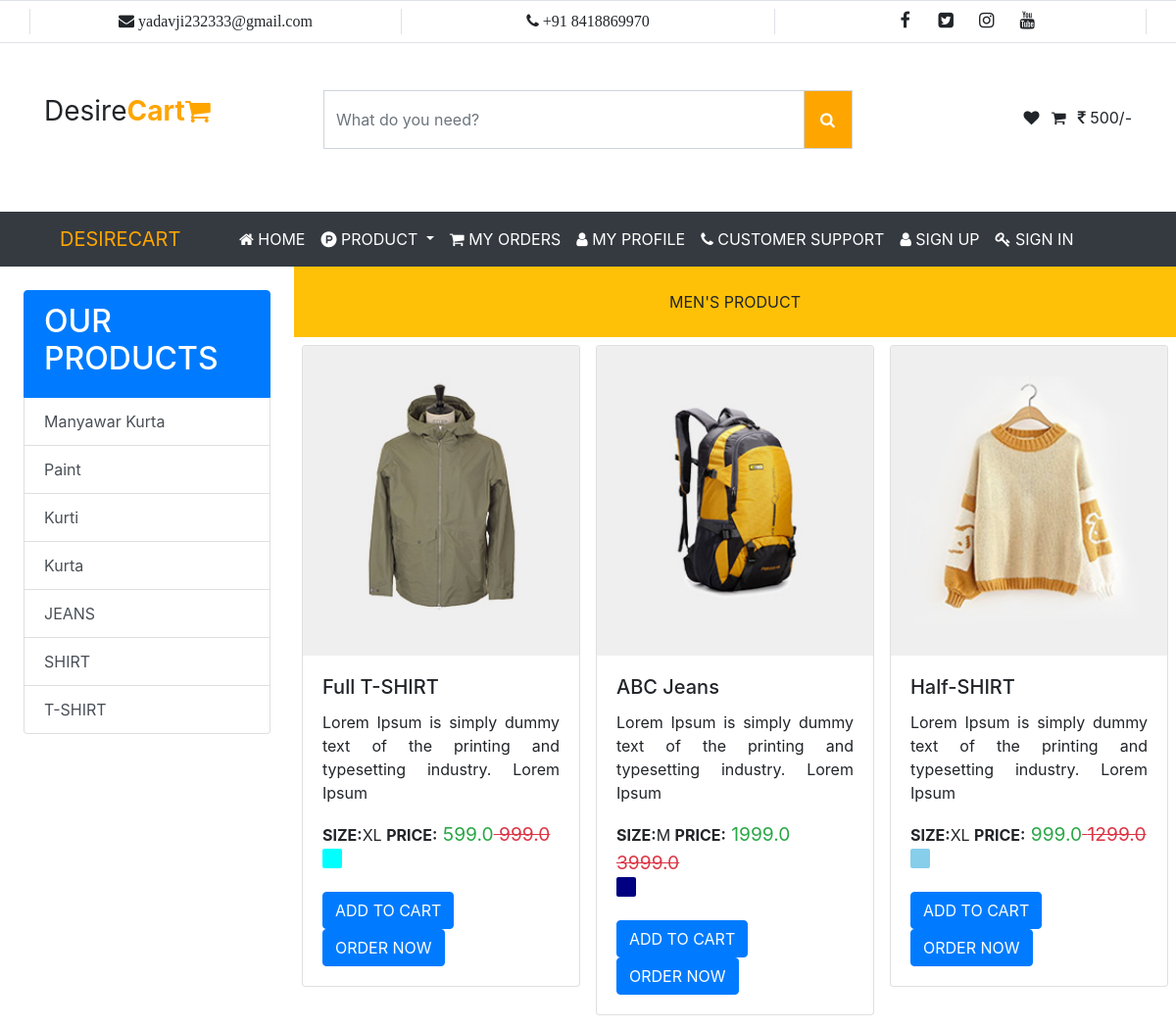
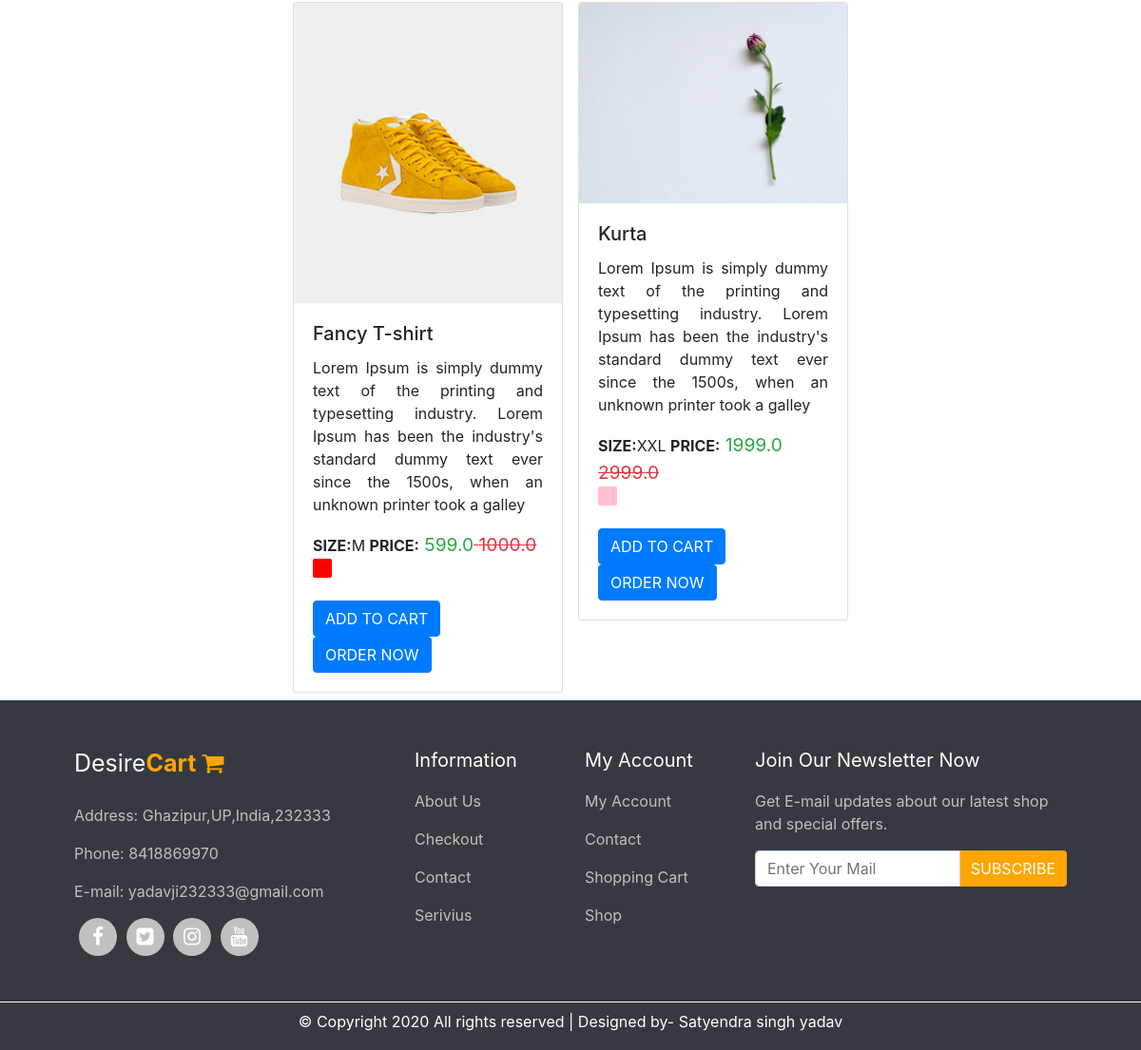
Page /user/mensproduct/ on the committed database (2 pictures, top to bottom).
### user/models.py (models this page shows, shortened)
class subcategory(models.Model):
    id=models.AutoField
    name=models.CharField(max_length=70)
    date=models.DateField()

class product(models.Model):
    id=models.AutoField
    category=models.CharField(max_length=30)
    subcategory=models.ForeignKey(subcategory,on_delete=models.CASCADE)
    name=models.CharField(max_length=110)
    price=models.FloatField()
    disprice=models.FloatField()
    size=models.CharField(max_length=15)
    color=models.CharField(max_length=35)
    description=models.CharField(max_length=350)
    date=models.DateField()
    ppic=models.ImageField(upload_to="static/images/",default="");

### user/views.py (the view)
# urls.py: path('mensproduct/',views.mensproduct),
def mensproduct(request):
    a=request.GET.get('msg')
    if a==None:
        pdata=product.objects.filter(category='Mens')
    else:
        pdata=product.objects.filter(category='Mens',subcategory=a)
    scat=subcategory.objects.all().order_by('-id')
    my_dict={"data":pdata,"subcat":scat}
    return  render(request,'user/mensproduct.html',my_dict)

### templates/user/mensproduct.html (shortened to what this page needs)
{% extends 'base.html' %}
{% block content %}
{% load static %}
<div class="col-sm-3 p-4">
    <div class="list-group">
  <a href="#" class="list-group-item list-group-item-action active">
    <h2>OUR PRODUCTS </h2>
  </a>
  {% if subcat %}
 {% for r in subcat %}
  <a href="/user/mensproduct?msg={{r.id}}" class="list-group-item list-group-item-action">{{r.name}}</a>
 {% endfor %}
  {% endif %}
</div>
</div>
<div class="col-sm-9">
    <div class="row">
        <div class="col-sm-12 bg-warning p-4 text-center">
            MEN'S PRODUCT
        </div>
    </div>
    <div class="row">
        <div class="container">
            <div class="row">
                {% if data  %}
                {% for r in data %}
                <div class="col-sm-4">
                    <div class="row p-2">
                        <div class="card">
  <img src="/{{r.ppic}}" class="card-img-top" alt="...">
  <div class="card-body">
    <h5 class="card-title">{{r.name}}</h5>
    <p class="card-text text-justify">{{r.description}}</p>
      <b>SIZE:</b>{{r.size}} <b>PRICE:</b><big class="text-success"> {{r.disprice}}<s class="text-danger"> {{r.price}}</s></big><br>
      <div style="background:{{r.color}};border-radius:2px;height:20px;width:20px;"></div><br/>
    <a href="#" class="btn btn-primary">ADD TO CART</a>
    <a href="#" class="btn btn-primary">ORDER NOW</a>
  </div>
</div>
                    </div>
                </div>
                {% endfor%}
                {% endif %}
            </div>
        </div>
    </div>
</div>
{% endblock %}

### templates/base.html (shortened to what this page needs)
<!DOCTYPE html>
{% load static %}
<html lang="en">
<head>
    <link href="{% static 'css/bootstrap.css'%}" rel="stylesheet">
    <link href="{% static 'css/font-awesome.css'%}" rel="stylesheet">
</head>
<body>
<div class="container-fluid">
    <div class="row t border-top border-bottom py-2">
        <div class="container">
            <div class="row">
                <div class="col-sm-4 border-left border-right">
                    <span class="fa fa-envelope"> yadavji232333@gmail.com</span>
                </div>
                <div class="col-sm-4 ">
                    <span class="fa fa-phone"> +91 8418869970</span>
                </div>
                <div class="col-sm-4 border-left border-right social">
                    <span class="fa fa-facebook"></span>
                    <span class="fa fa-twitter-square"></span>
                    <span class="fa fa-instagram"></span>
                    <span class="fa fa-youtube"></span>
                </div>
            </div>
        </div>
    </div>
    <div class="row header py-5">
        <div class="container">
            <div class="row">
                <div class="col-sm-3 logo">
                    <span>Desire<b style="color:orange;">Cart<span class="fa fa-shopping-cart"></span> </b></span>
                </div>
                <div class="col-sm-6">
                <div class="input-group mb-3">
  <input type="text" class="form-control rounded-0 txt" placeholder="What do you need?" aria-label="Recipient's username" aria-describedby="basic-addon2">
  <div class="input-group-append" >
      <span class="input-group-text rounded-0 pl-3" style="background:orange;color:white;width:50px;" id="basic-addon2"><span class="fa fa-search"></span></span>
  </div>
</div>
                </div>
                <div class="col-sm-3 my-3 text-right">
                    <span class="fa fa-heart c"></span>
                    <span class="fa fa-shopping-cart c"></span>
                    <span class="fa fa-inr"></span> 500/-
                </div>
            </div>
        </div>
    </div>
    <div class="row menu bg-dark">
    <div class="container">
        <nav class="navbar navbar-expand-lg navbar-light" >
  <a class="navbar-brand" href="#" style="color:orange">DESIRECART</a>
  <div class="collapse navbar-collapse" id="navbarSupportedContent">
    <ul class="navbar-nav mx-auto " id="menu">
      <li class="nav-item active">
        <a class="nav-link" href="#"><span class="fa fa-home"></span> HOME <span class="sr-only">(current)</span></a>
      </li>
        <li class="nav-item dropdown">
        <a class="nav-link dropdown-toggle" href="#" id="navbarDropdown" role="button" data-toggle="dropdown" aria-haspopup="true" aria-expanded="false">
          <span class="fa fa-product-hunt"></span> PRODUCT
        </a>
      </li>
      <li class="nav-item">
        <a class="nav-link" href="/user/orders/"><span class="fa fa-shopping-cart"></span> MY ORDERS</a>
      </li>
        <li class="nav-item">
        <a class="nav-link" href="/user/profile/"><span class="fa fa-user"></span> MY PROFILE</a>
      </li>
        <li class="nav-item">
        <a class="nav-link" href="/user/contact1/"><span class="fa fa-phone"></span> CUSTOMER SUPPORT</a>
      </li>
         <li class="nav-item">
        <a class="nav-link" href="/user/register"><span class="fa fa-user"></span> SIGN UP</a>
      </li>
        <li class="nav-item">
        <a class="nav-link" href="/admin/"><span class="fa fa-key"></span> SIGN IN</a>
      </li>
    </ul>
  </div>
</nav>
    </div>
    </div>
    <div class="row main">
        {% block content %}
        {% endblock %}
    </div>
     <div class="row ufooter bg-dark">
        <div class="container  p-5">
            <div class="row ">
                <div class="col-sm-4">
                    <span style="color:white;font-size:25px;">Desire<b style="color:orange;">Cart <span class="fa fa-shopping-cart"></span> </b></span>
                    <br>
                    <br>
                    <p style="color:silver;">Address: Ghazipur,UP,India,232333</p>
                    <p style="color:silver;">Phone: 8418869970</p>
                    <p style="color:silver;">E-mail: yadavji232333@gmail.com</p>
                    <div class="row">
                    <div class="col-sm-12 fsocial">
                        <a href="#"><span  class="fa fa-facebook"></span></a>
                        <a href="#"><span class="fa fa-twitter-square"></span></a>
                        <a href="#"><span class="fa fa-instagram"></span></a>
                        <a href="#"><span class="fa fa-youtube"></span></a>
                </div>
                </div>
                </div>
                <div class="col-sm-2">
                    <p style="color:white;font-size:20px;">Information</p>
                    <p><a href="#" style="color:silver;">About Us</a></p>
                    <p><a href="#" style="color:silver;">Checkout</a></p>
                    <p><a href="#" style="color:silver;">Contact</a></p>
                    <p><a href="#" style="color:silver;">Serivius</a></p>
                </div>
                <div class="col-sm-2">
                    <p style="color:white;font-size:20px;">My Account</p>
                    <p><a href="#" style="color:silver;">My Account</a></p>
                    <p><a href="#" style="color:silver;">Contact</a></p>
                    <p><a href="#" style="color:silver;">Shopping Cart</a></p>
                    <p><a href="#" style="color:silver;">Shop</a></p>
                </div>
                <div class="col-sm-4">
                    <p style="color:white;font-size:20px;">Join Our Newsletter Now</p>
                    <p style="color:silver;">Get E-mail updates about our latest shop and special offers.</p>
                    <div class="input-group mb-3">
  <input type="text" class="form-control" placeholder="Enter Your Mail" aria-label="Recipient's username" aria-describedby="basic-addon2">
  <div class="input-group-append">
    <button class="input-group-text border-0" style="background:orange;color:white;" id="basic-addon2">SUBSCRIBE</button>
  </div>
</div>
                </div>
            </div>
        </div>
    </div>
    <div class="row bfooter bg-dark">
         <div class="container text-center my-2">
             <span class="text-white "> &copy; Copyright 2020 All rights reserved | Designed by- Satyendra singh yadav</span>
         </div>
    </div>
</div>
</body>
</html>

### rows in the picture
subcategory: name "Manyawar Kurta"
subcategory: name "Paint"
subcategory: name "Kurti"
subcategory: name "Kurta"
subcategory: name "JEANS"
subcategory: name "SHIRT"
subcategory: name "T-SHIRT"
product: ppic (picture), name "Full T-SHIRT", description "Lorem Ipsum is simply dummy text of the printing and typesetting industry. Lorem Ipsum", size "XL", disprice "599.0", price "999.0"
product: ppic (picture), name "ABC Jeans", description "Lorem Ipsum is simply dummy text of the printing and typesetting industry. Lorem Ipsum", size "M", disprice "1999.0", price "3999.0"
product: ppic (picture), name "Half-SHIRT", description "Lorem Ipsum is simply dummy text of the printing and typesetting industry. Lorem Ipsum", size "XL", disprice "999.0", price "1299.0"
product: ppic (picture), name "Fancy T-shirt", description "Lorem Ipsum is simply dummy text of the printing and typesetting industry. Lorem Ipsum has been the industry's standard dummy text ever since the 1500s, when an unknown printer took a galley", size "M", disprice "599.0", price "1000.0"
product: ppic (picture), name "Kurta", description "Lorem Ipsum is simply dummy text of the printing and typesetting industry. Lorem Ipsum has been the industry's standard dummy text ever since the 1500s, when an unknown printer took a galley", size "XXL", disprice "1999.0", price "2999.0"
